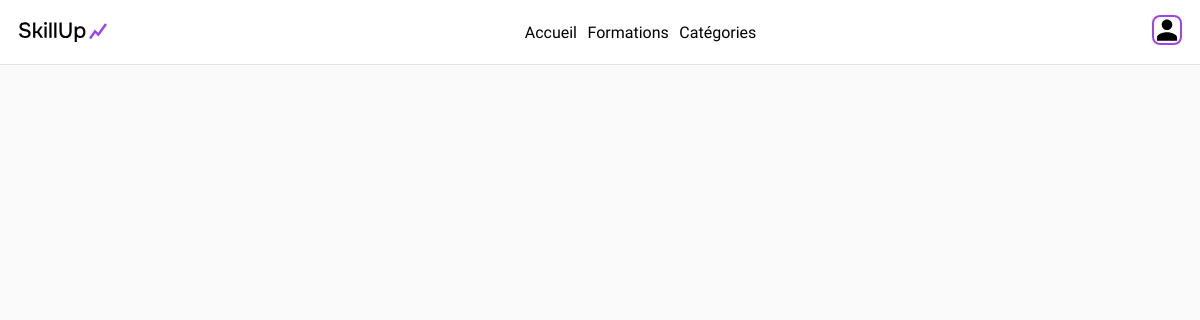
The page /pages/categories.php on the database as committed earlier.
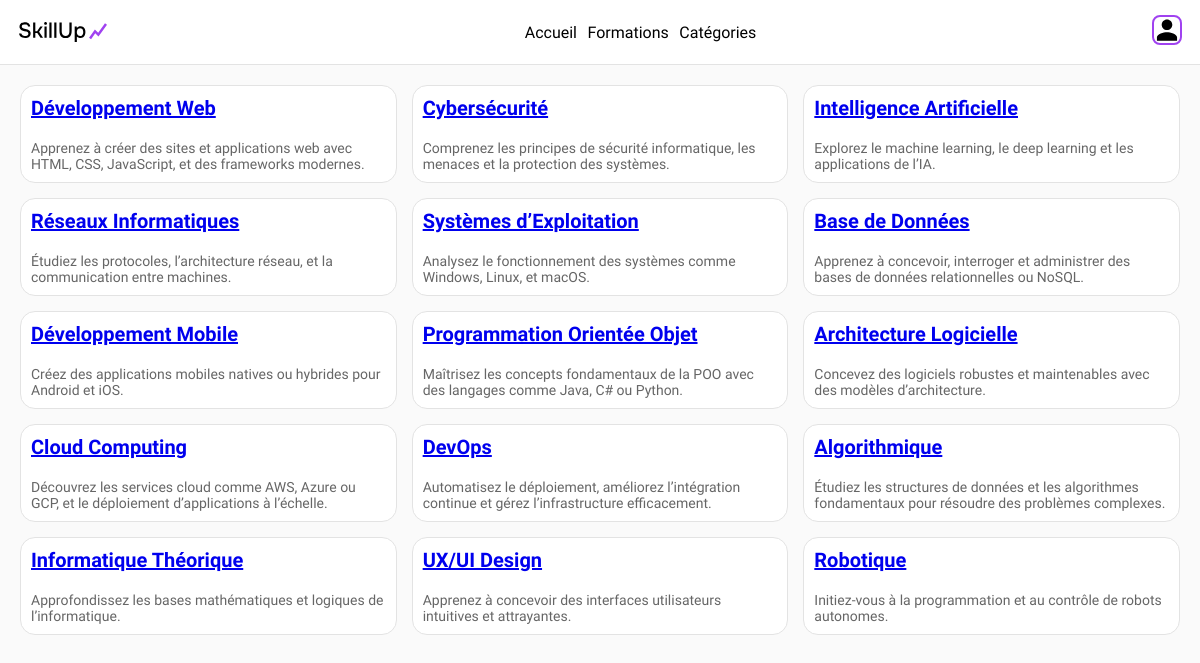
The same page on the database as committed later.
### tables this page shows
CREATE TABLE IF NOT EXISTS `Categories` (
  `id` int NOT NULL,
  `nom` varchar(50) DEFAULT NULL,
  `description` text,
  `date_creation` datetime DEFAULT CURRENT_TIMESTAMP
);

### pages/categories.php (the view, shortened to what this page needs)
<?php
$db =  connectDB();
$query = "SELECT * FROM categories";
$stmt = $db->prepare($query);
$stmt->execute();
$categories = $stmt->fetchAll(PDO::FETCH_ASSOC);
?>
<!DOCTYPE html>
<html lang="fr">
    <head>
        <link rel="stylesheet" type="text/css" href="../<?php echo CSS_PATH; ?>/categories.css">
    </head>
    <body>
        <nav>
            <div class="logo">
            </div>
            <ul>
                <li><a href="../">Accueil</a></li>
                <li><a href="formations.php">Formations</a></li>
                <li><a href="categories.php">Catégories</a></li>
            </ul>
            <div class="profil">
                <a href="connection.php">
                    <svg class="profil-light" xmlns="http://www.w3.org/2000/svg" width="64" height="64" fill="#000000" viewBox="0 0 24 24">
                        <path d="M12 12c2.7 0 4.9-2.2 4.9-4.9S14.7 2.2 12 2.2 7.1 4.4 7.1 7.1 9.3 12 12 12zm0 2c-3.1 0-9.3 1.6-9.3 4.8V22h18.6v-3.2C21.3 15.6 15.1 14 12 14z"/>
                    </svg>
                </a>
            </div>
        </nav>
        <main>
            <section class="grid-container">
                <?php foreach ($categories as $categorie): ?>
                    <div class="category">
                        <a href="../pages/formations.php?categorie=<?php echo htmlspecialchars($categorie['id']); ?>">
                            <h2><?php echo htmlspecialchars($categorie['nom']); ?></h2>
                        </a>
                        <p><?php echo htmlspecialchars($categorie['description']); ?></p>
                    </div>
                <?php endforeach; ?>
            </section>
        </main>
    </body>
</html>

### assets/css/categories.css (style rules this page uses)
body { background-color: var(--bg); color: var(--color); width:100vw; height: 100%; display: flex; flex-direction: column; }
nav { width: 100%; height: 65px; display: flex; justify-content: space-between; align-items: center; padding: 0px 12px; background-color: var(--alt-bg); border-bottom: solid 1px var(--border); }
nav ul { display: flex; list-style: none; align-items: center; gap: 5%; }
nav a { text-decoration: none; color: var(--color); }
.logo { display: inline-flex; justify-items: left; margin: 7px; }
.logo-light { display: inline; }
.profil { display: inline-flex; justify-items: left; padding: 6px; }
.profil-light, .profil-dark { width: 30px; height: 30px; border: 2px solid #A042F0; border-radius: var(--radius); }
.profil-light { display: inline; }
.grid-container { display: grid; grid-template-columns: repeat(3, 1fr); gap: 15px; padding: 20px; justify-content: center; }
.category { position: relative; background-color: var(--alt-bg); border-radius: 15px; overflow: hidden; display: flex; flex-direction: column; cursor: pointer; border: solid 1px var(--border); }
.category h2 { font-size: 20px; margin: 10px; }
.category p { font-size: 14px; color: var(--alt-color); margin: 10px; }

### assets/css/assets.css (style rules this page uses)
:root { --bg: #FAFAFA; --alt-bg: #fff; --color: #000; --alt-color: #666; --border: #E3E3E3; --skillup-pink: #A042F0; --skillup-alt-pink: #EDE3FF; --radius: 8px; }
* { margin: 0; padding: 0; box-sizing: border-box; font-family: "Onest", sans-serif; font-optical-sizing: auto; -webkit-tap-highlight-color: transparent; -webkit-touch-callout: none; transition: background-color 300ms ease, background-image 125ms ease, color 125ms ease, border-color 300ms ease; }
html, body { overflow-x: hidden; scroll-behavior: smooth; -webkit-overflow-scrolling: touch; }

Rows that differ between the two databases and show on the page:
added categories: nom "Développement Web", description "Apprenez à créer des sites et applications web avec HTML, CSS, JavaScript, et des frameworks modernes."
added categories: nom "Cybersécurité", description "Comprenez les principes de sécurité informatique, les menaces et la protection des systèmes."
added categories: nom "Intelligence Artificielle", description "Explorez le machine learning, le deep learning et les applications de l’IA."
added categories: nom "Réseaux Informatiques", description "Étudiez les protocoles, l’architecture réseau, et la communication entre machines."
added categories: nom "Systèmes d’Exploitation", description "Analysez le fonctionnement des systèmes comme Windows, Linux, et macOS."
added categories: nom "Base de Données", description "Apprenez à concevoir, interroger et administrer des bases de données relationnelles ou NoSQL."
added categories: nom "Développement Mobile", description "Créez des applications mobiles natives ou hybrides pour Android et iOS."
added categories: nom "Programmation Orientée Objet", description "Maîtrisez les concepts fondamentaux de la POO avec des langages comme Java, C# ou Python."
added categories: nom "Architecture Logicielle", description "Concevez des logiciels robustes et maintenables avec des modèles d’architecture."
added categories: nom "Cloud Computing", description "Découvrez les services cloud comme AWS, Azure ou GCP, et le déploiement d’applications à l’échelle."
added categories: nom "DevOps", description "Automatisez le déploiement, améliorez l’intégration continue et gérez l’infrastructure efficacement."
added categories: nom "Algorithmique", description "Étudiez les structures de données et les algorithmes fondamentaux pour résoudre des problèmes complexes."
added categories: nom "Informatique Théorique", description "Approfondissez les bases mathématiques et logiques de l’informatique."
added categories: nom "UX/UI Design", description "Apprenez à concevoir des interfaces utilisateurs intuitives et attrayantes."
added categories: nom "Robotique", description "Initiez-vous à la programmation et au contrôle de robots autonomes."
